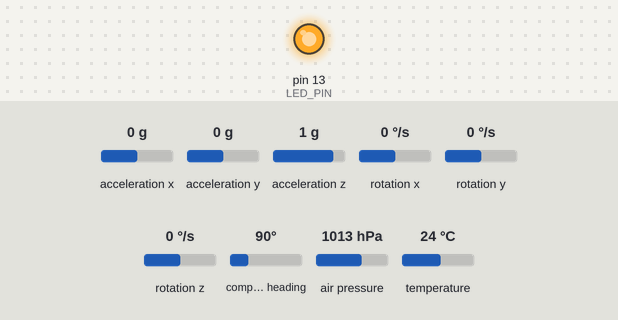
A sketch run on a simulated Arduino Uno, built with avr-gcc and run on an emulated ATmega328P. Parts: output pins drawn as LEDs (lit = HIGH). Wiring (inferred from the names in the program): HMC5883L compass at I2C address 0x1E. Inputs (shaded band) come from the test bench; at power-on: acceleration x 0 g, acceleration y 0 g, acceleration z 1 g, rotation x 0 °/s, rotation y 0 °/s, rotation z 0 °/s, compass heading 90°, air pressure 1013 hPa, temperature 24 °C. What the sketch prints to the serial monitor is not drawn.

Above: at 1.3 s.
At 3.5 s:
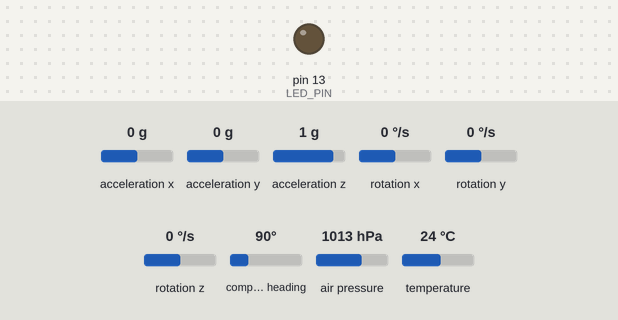
Timing chart, 0 to 5.7 s (numbered marks = the images above):
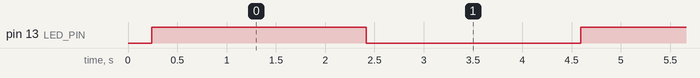

Measured:
- by itself, pin 13 (LED_PIN): alternates HIGH for 2.2 s and LOW for 2.2 s

The sketch:

MPU6050_HMC5883L_BMP180.ino
```cpp
/*
  Modified on Mar 16, 2021
  Modified by MehranMaleki from Arduino Examples
  https://electro
  peak.com/learn/
*/

#include "I2Cdev.h"
#include "MPU6050.h"
#include "Adafruit_BMP085.h"
#include "HMC5883L_Simple.h"


MPU6050 accelgyro;
Adafruit_BMP085 bmp;
HMC5883L_Simple Compass;


int16_t ax, ay, az;
int16_t gx, gy, gz;

#define LED_PIN 13
bool blinkState = false;

void setup() {
  Serial.begin(9600);
  Wire.begin();

  // initialize devices
  Serial.println("Initializing I2C devices...");

  // initialize bmp085
  if (!bmp.begin()) {
    Serial.println("Could not find a valid BMP085 sensor, check wiring!");
    while (1) {}
  }

  // initialize mpu6050
  accelgyro.initialize();
  Serial.println(accelgyro.testConnection() ? "MPU6050 connection successful" : "MPU6050 connection failed");
  accelgyro.setI2CBypassEnabled(true); // set bypass mode for gateway to hmc5883L


  // initialize hmc5883l
  Compass.SetDeclination(23, 35, 'E');
  Compass.SetSamplingMode(COMPASS_SINGLE);
  Compass.SetScale(COMPASS_SCALE_130);
  Compass.SetOrientation(COMPASS_HORIZONTAL_X_NORTH);


  // configure Arduino LED for checking activity
  pinMode(LED_PIN, OUTPUT);
}

void loop() {
  Serial.print("Temperature = ");
  Serial.print(bmp.readTemperature());
  Serial.println(" *C");

  Serial.print("Pressure = ");
  Serial.print(bmp.readPressure());
  Serial.println(" Pa");

  // Calculate altitude assuming 'standard' barometric
  // pressure of 1013.25 millibar = 101325 Pascal
  Serial.print("Altitude = ");
  Serial.print(bmp.readAltitude());
  Serial.println(" meters");
  Serial.print("Pressure at sealevel (calculated) = ");
  Serial.print(bmp.readSealevelPressure());
  Serial.println(" Pa");
  Serial.print("Real altitude = ");
  Serial.print(bmp.readAltitude(101500));
  Serial.println(" meters");


  // read raw accel/gyro measurements from device
  accelgyro.getMotion6(&ax, &ay, &az, &gx, &gy, &gz);

  // display tab-separated accel/gyro x/y/z values
  Serial.print("a/g:\t");
  Serial.print(ax); Serial.print("\t");
  Serial.print(ay); Serial.print("\t");
  Serial.print(az); Serial.print("\t");
  Serial.print(gx); Serial.print("\t");
  Serial.print(gy); Serial.print("\t");
  Serial.println(gz);


  float heading = Compass.GetHeadingDegrees();
  Serial.print("Heading: \t");
  Serial.println( heading );
  Serial.print("\n");

  // blink LED to indicate activity
  blinkState = !blinkState;
  digitalWrite(LED_PIN, blinkState);

  delay(2000);
}
```

HMC5883L_Simple.cpp
```cpp
// (licence header left out)
#include <Arduino.h>

// PLEASE NOTE!
// The Arduino IDE is a bit braindead, even though we include Wire.h here, it does nothing
// you must include Wire.h in your main sketch, the Arduino IDE will not include Wire
// in the build process otherwise.
#include <Wire.h>
#include "HMC5883L_Simple.h"

HMC5883L_Simple::HMC5883L_Simple()
{
  declination_offset_radians = 0;
  mode = COMPASS_SINGLE | COMPASS_SCALE_130 | COMPASS_HORIZONTAL_X_NORTH;
  i2c_address = COMPASS_I2C_ADDRESS;  // NB: The HMC5883L does not appear to be able to have any different address.
                                      //     so this is a bit moot.
}

/** Set declination in degrees, minutes and direction (E/W)
 *   See http://www.magnetic-declination.com/
 */

void HMC5883L_Simple::SetDeclination( int declination_degs , int declination_mins, char declination_dir )
{
  // Convert declination to decimal degrees
  switch(declination_dir)
  {
    // North and East are positive
    case 'E':
      declination_offset_radians = ( declination_degs + (1/60 * declination_mins)) * (M_PI / 180);
      break;

    // South and West are negative
    case 'W':
      declination_offset_radians =  0 - (( declination_degs + (1/60 * declination_mins) ) * (M_PI / 180));
      break;
  }
}

/** Set the sampling mode to one of COMPASS_CONTINUOUS or COMPASS_SINGLE
 */

void HMC5883L_Simple::SetSamplingMode( uint16_t sampling_mode )
{
  // Mode is the bits marked M in mode
  //    xxxxxxxxxxxSSSMM
  mode = (mode & ~0x03) | (sampling_mode & 0x03);

  Write(COMPASS_MODE_REGISTER, mode & 0x03);
}

/** Set the scale to one of COMPASS_SCALE_088 through COMPASS_SCALE_810
 * Higher scales are less sensitive and less noisy
 * Lower scales are more sensitive and more noisy
 */

void HMC5883L_Simple::SetScale( uint16_t scale )
{
  // Scale is the bits marked S in mode
  //    xxxxxxxxxxxSSSMM
  mode = (mode & ~0x1C) | (scale & 0x1C);

  Write(COMPASS_CONFIG_REGISTER_B, (( mode >> 2 ) & 0x07) << 5);
}

/** Set the orientation to one of COMPASS_HORIZONTAL_X_NORTH
 * through COMPASS_VERTICAL_Y_WEST
 *
 */

void HMC5883L_Simple::SetOrientation( uint16_t orientation )
{
  // Orientation is the bits marked XXXYYYZZZ in mode
  //    xxXXXYYYZZZxxxxx
  mode = (mode & ~0x3FE0) | (orientation & 0x3FE0);
}

/** Get the heading of the compass in degrees. */
float HMC5883L_Simple::GetHeadingDegrees()
{
  // Obtain a sample of the magnetic axes
  MagnetometerSample sample = ReadAxes();

  float heading;

  // Determine which of the Axes to use for North and West (when compass is "pointing" north)
  float mag_north, mag_west;

  // Z = bits 0-2
  switch((mode >> 5) & 0x07 )
  {
    case COMPASS_NORTH: mag_north = sample.Z; break;
    case COMPASS_SOUTH: mag_north = 0-sample.Z; break;
    case COMPASS_WEST:  mag_west  = sample.Z; break;
    case COMPASS_EAST:  mag_west  = 0-sample.Z; break;

    // Don't care
    case COMPASS_UP:
    case COMPASS_DOWN:
     break;
  }

  // Y = bits 3 - 5
  switch(((mode >> 5) >> 3) & 0x07 )
  {
    case COMPASS_NORTH: mag_north = sample.Y;  break;
    case COMPASS_SOUTH: mag_north = 0-sample.Y; ;  break;
    case COMPASS_WEST:  mag_west  = sample.Y;  break;
    case COMPASS_EAST:  mag_west  = 0-sample.Y;  break;

    // Don't care
    case COMPASS_UP:
    case COMPASS_DOWN:
     break;
  }

  // X = bits 6 - 8
  switch(((mode >> 5) >> 6) & 0x07 )
  {
    case COMPASS_NORTH: mag_north = sample.X; break;
    case COMPASS_SOUTH: mag_north = 0-sample.X; break;
    case COMPASS_WEST:  mag_west  = sample.X; break;
    case COMPASS_EAST:  mag_west  = 0-sample.X; break;

    // Don't care
    case COMPASS_UP:
    case COMPASS_DOWN:
     break;
  }

  // calculate heading from the north and west magnetic axes
  heading = atan2(mag_west, mag_north);

  // Adjust the heading by the declination
  heading += declination_offset_radians;

  // Correct for when signs are reversed.
  if(heading < 0)
    heading += 2*M_PI;

  // Check for wrap due to addition of declination.
  if(heading > 2*M_PI)
    heading -= 2*M_PI;

  // Convert radians to degrees for readability.
  return heading * 180/M_PI;
}


/** Read the axes from the magnetometer.
 * In SINGLE mode we take a sample.  In CONTINUOUS mode we
 * just grab the most recent result in the registers.
 */

HMC5883L_Simple::MagnetometerSample HMC5883L_Simple::ReadAxes()
{
  if(mode & COMPASS_SINGLE)
  {
    Write(COMPASS_MODE_REGISTER, (uint8_t)( mode & 0x03 ));
    delay(66); // We could listen to the data ready pin instead of waiting.
  }

  uint8_t buffer[6];
  Read(COMPASS_DATA_REGISTER, buffer, 6);

  MagnetometerSample sample;

  // NOTE:
  // The registers are in the order X Z Y  (page 11 of datasheet)
  // the datasheet when it describes the registers details then in order X Y Z (page 15)
  // stupid datasheet writers
  sample.X = (buffer[0] << 8) | buffer[1];
  sample.Z = (buffer[2] << 8) | buffer[3];
  sample.Y = (buffer[4] << 8) | buffer[5];

  return sample;
}

/** Write data to the compass by I2C */
void HMC5883L_Simple::Write(uint8_t register_address, uint8_t data)
{
  Wire.beginTransmission(i2c_address);
  Wire.write(register_address);
  Wire.write(data);
  Wire.endTransmission();
}

/** Read data from the compass by I2C
 */
uint8_t HMC5883L_Simple::Read(uint8_t register_address, uint8_t buffer[], uint8_t length)
{
  // Write the register address that we will begin the read from, this
  // has the effect of "seeking" to that register
  Wire.beginTransmission(i2c_address);
  Wire.write(register_address);
  Wire.endTransmission();

  // Read the data starting at that register we seeked
  Wire.requestFrom(i2c_address, length);

  if(Wire.available() == length)
  {
    for(uint8_t i = 0; i < length; i++)
    {
      buffer[i] = Wire.read();
    }

    return length;
  }

  return 0;
}
```

HMC5883L_Simple.h
```cpp
// (licence header left out)
// Please note, the Arduino IDE is a bit retarded, if the below define has an
// underscore other than _h, it goes mental.  Wish it wouldn't  mess
// wif ma files!
#ifndef HMC5883LSimple_h
#define HMC5883LSimple_h

/* NOTE:
 * There are both 7- and 8-bit versions of I2C addresses.
 * 7 bits identify the device, and the eighth bit determines
 * if it's being written to or read from. The Wire library uses
 * 7 bit addresses throughout. If you have a datasheet or sample code
 * that uses 8 bit address, you'll want to drop the low bit
 * (i.e. shift the value one bit to the right), yielding an
 * address between 0 and 127.
 *
 * The HMC datasheet says...
 * " The default (factory) HMC5883L 7-bit slave address is 0x3C for write operations, or 0x3D for read operations. "
 * which is of course silly, what they mean is that these are 8=bit addresses and thus we want to shift right
 * one of them to get the 7-bit address that Wire wants
 *
 * 0x3C = 111100
 * >> 1 = 11110
 *      = 0x1E
 *
 * 0x3D = 111101
 * >> 1 = 11110
 *      = 0x1E
 *
 */

#define COMPASS_I2C_ADDRESS  0x3C >> 1

#define COMPASS_CONFIG_REGISTER_A 0x00
#define COMPASS_CONFIG_REGISTER_B 0x01
#define COMPASS_MODE_REGISTER     0x02
#define COMPASS_DATA_REGISTER     0x03

// We use 16 bits for storing various configs
//  xxxxxxxxxxxxxxMM
//  MODE:

#define COMPASS_CONTINUOUS 0x00
#define COMPASS_SINGLE     0x01
#define COMPASS_IDLE       0x02

//  xxxxxxxxxxxSSSxx
//  SCALE:
//   A lower value indicates a higher precision
//   but "noisier", magentic noise may necessitate
//   you to choose a higher scale.

#define COMPASS_SCALE_088  0x00 << 2
#define COMPASS_SCALE_130  0x01 << 2
#define COMPASS_SCALE_190  0x02 << 2
#define COMPASS_SCALE_250  0x03 << 2
#define COMPASS_SCALE_400  0x04 << 2
#define COMPASS_SCALE_470  0x05 << 2
#define COMPASS_SCALE_560  0x06 << 2
#define COMPASS_SCALE_810  0x07 << 2

//  xxXXXYYYZZZxxxxx
//  ORIENTATION:
#define COMPASS_NORTH 0x00
#define COMPASS_SOUTH 0x01
#define COMPASS_WEST  0x02
#define COMPASS_EAST  0x03
#define COMPASS_UP    0x04
#define COMPASS_DOWN  0x05

// When "pointing" north, define the direction of each of the silkscreen'd arrows
// (imagine the Z arrow points out of the top of the device) only N/S/E/W are allowed
#define COMPASS_HORIZONTAL_X_NORTH  ( (COMPASS_NORTH << 6)  | (COMPASS_WEST  << 3)  | COMPASS_UP    ) << 5
#define COMPASS_HORIZONTAL_Y_NORTH  ( (COMPASS_EAST  << 6)  | (COMPASS_NORTH << 3)  | COMPASS_UP    ) << 5
#define COMPASS_VERTICAL_X_EAST     ( (COMPASS_EAST  << 6)  | (COMPASS_UP    << 3)  | COMPASS_SOUTH ) << 5
#define COMPASS_VERTICAL_Y_WEST     ( (COMPASS_UP    << 6)  | (COMPASS_WEST  << 3)  | COMPASS_SOUTH ) << 5

class HMC5883L_Simple
{
	public:

    // Constructor
	  HMC5883L_Simple();

    // Configuration Methods
    void SetScale( uint16_t sampling_mode );
    void SetOrientation( uint16_t sampling_mode );
    void SetDeclination( int declination_degs , int declination_mins, char declination_dir );
    void SetSamplingMode( uint16_t sampling_mode );

    // Get a heading in degrees
    float GetHeadingDegrees();


	protected:
	  void     Write(uint8_t address, uint8_t byte);
    uint8_t  Read(uint8_t register_address, uint8_t buffer[], uint8_t length);

    struct MagnetometerSample
    {
      int X;
      int Y;
      int Z;
    };

    MagnetometerSample ReadAxes();

    uint16_t  mode;
    float    declination_offset_radians;

  private:
    uint8_t  i2c_address;
};
#endif
```
